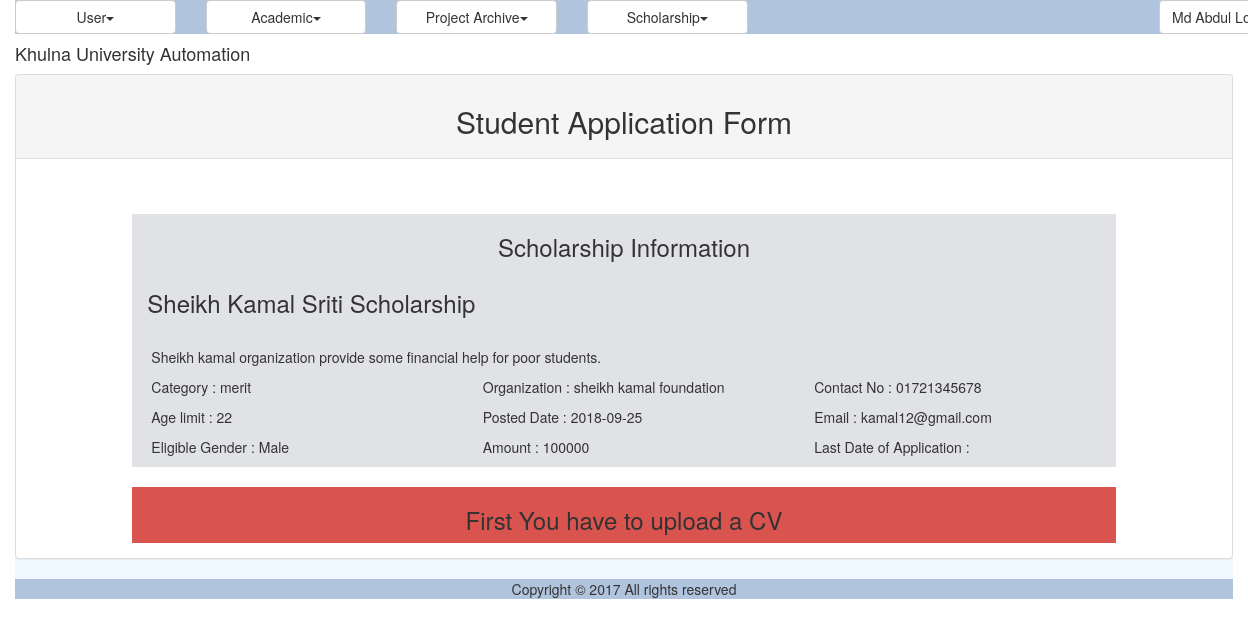
Page /view_scholarship.php?apply=7 (signed in) on the committed database.
### tables this page shows
CREATE TABLE IF NOT EXISTS `sms_scholarship` (
  `id` int(11) NOT NULL AUTO_INCREMENT,
  `title` varchar(70) DEFAULT NULL,
  `subTitle` varchar(1000) DEFAULT NULL,
  `category` varchar(45) DEFAULT NULL,
  `publishDate` date DEFAULT NULL,
  `organization` varchar(50) DEFAULT NULL,
  `gender` varchar(20) NOT NULL,
  `ageLimit` varchar(5) DEFAULT NULL,
  `email` varchar(20) DEFAULT NULL,
  `contact` varchar(20) DEFAULT NULL,
  `amount` varchar(10) DEFAULT NULL,
  `lastDate` date DEFAULT NULL,
  `status` varchar(20) DEFAULT NULL,
  `isDeleted` varchar(10) DEFAULT NULL,
  PRIMARY KEY (`id`)
);

### util/class.util.inc (called while the page is built, shortened)
<?php
class ConfigUtil implements I_DBConfig, I_LogConfig, I_LanguageConfig{
	public static $s_instance;
	private $_host;
	private $_username;
	private $_password;
	private $_database;
	public static function getInstance() {
		if(!self::$s_instance) {
			self::$s_instance = new self();
		}
		return self::$s_instance;
	}
	private function readConfig(){
		$this->_ini_array = parse_ini_file(CONFIG.'system.ini');
		$this->_host =	$this->_ini_array['db_host'];
		$this->_username = $this->_ini_array['db_username'];
		$this->_password = $this->_ini_array['db_password'];
		$this->_database = $this->_ini_array['db_database'];
	}
	public function getDBHost(){
		return $this->_host;
	}
	public function getDBUserName(){
		return $this->_username;
	}
	public function getDBPassword(){
		return $this->_password;
	}
	public function getDBName(){
		return $this->_database;
	}
}
class DBUtil implements I_DBUtil {
	private static $s_instance;
	private $_host;
	private $_username;
	private $_password;
	private $_database;
	protected $_connection;
	protected $_result;
	public static function getInstance() {
		if(!self::$s_instance) {
			self::$s_instance = new self();
		}
		return self::$s_instance;
	}
	private function readDBConfig(){
		$_config = ConfigUtil::getInstance();
		$this->_host = $_config->getDBHost();
		$this->_username = $_config->getDBUserName();
		$this->_password = $_config->getDBPassword();
		$this->_database = $_config->getDBName();
	}
	private function setConnection(){
		$this->_connection = new mysqli($this->_host, $this->_username,
			$this->_password, $this->_database);
	}
	public function doQuery($sql) {
		$this->_result = $this->_connection->query($sql) or die(mysqli_error($this->_connection));
		return $this->_result;
	}
	public function getTopRow() {
		return $this->_result->fetch_array();
	}
}
class LogUtil{
	private static $s_instance;
	public static function getInstance(){
		if(!self::$s_instance) {
			self::$s_instance = new self();
		}
		return self::$s_instance;
	}
}
class LangUtil{
	private static $s_instance;
	public static function getInstance() {
		if(!self::$s_instance) {
			self::$s_instance = new self();
		}
		return self::$s_instance;
	}
}
?>

### modules/scholarship/ui/blade/view.display_scholarship.blade.inc (called while the page is built, shortened)
<?php
include_once UTILITY.'class.util.inc';
include_once MODULES_SCHOLARSHIP.'bao/class.display_scholarship_bao.inc';
$_ScholarshipBAO = new ScholarshipBAO();
if(isset($_GET['apply'])){
		$Scholarship = new Scholarship();
		$Scholarship->setID($_GET['apply']);
		$globalScholarship = $_ScholarshipBAO->readScholarship($Scholarship)->getResultObject();
		$flag=false;
}
?>

### modules/scholarship/bao/class.display_scholarship_bao.inc (called while the page is built, shortened)
<?php
include_once UTILITY.'class.util.inc';
include_once MODULES_SCHOLARSHIP.'dao/class.display_scholarship_dao.inc';
Class ScholarshipBAO{
	private $_ScholarshipDAO;
	public function __construct(){
		$this->_ScholarshipDAO = new ScholarshipDAO();
	}
	public function readScholarship($Scholarship){
		$Result = $this->_ScholarshipDAO->readScholarship($Scholarship);
		return $Result;
	}
}
?>

### common/class.common.scholarship.inc (called while the page is built, shortened)
<?php
class Scholarship{
    private $_ID;
    private $_Title;
    private $_Subtitle;
    private $_Category;
    private $_PublishDate;
    private $_Organization;
    private $_Gender;
    private $_AgeLimit;
    private $_Email;
    private $_ContactNumber;
    private $_ScholarshipAmount;
    public function setID ( $ID ) {
        $this->_ID = $ID;
    }
    public function getID () {
        return $this->_ID;
    }
    public function setTitle( $Title ) {
        $this->_Title = $Title;
    }
    public function getTitle() {
        return $this->_Title;
    }
    public function setSubtitle ( $Subtitle ) {
        $this->_Subtitle = $Subtitle;
    }
    public function getSubtitle () {
        return $this->_Subtitle;
    }
    public function setCategory( $Category ) {
        $this->_Category = $Category;
    }
    public function getCategory () {
        return $this->_Category;
    }
    public function setPublishDate ( $PublishDate ) {
        $this->_PublishDate = $PublishDate;
    }
    public function getPublishDate () {
        return $this->_PublishDate;
    }
    public function setOrganization ( $Organization ) {
        $this->_Organization = $Organization;
    }
    public function getOrganization () {
        return $this->_Organization;
    }
    public function setGender ( $Gender ) {
        $this->_Gender = $Gender;
    }
    public function getGender () {
        return $this->_Gender;
    }
    public function setAgeLimit( $AgeLimit ) {
        $this->_AgeLimit = $AgeLimit;
    }
    public function getAgeLimit() {
        return $this->_AgeLimit;
    }
    public function setEmail ( $Email ) {
        $this->_Email = $Email;
    }
    public function getEmail () {
        return $this->_Email;
    }
    public function setContactNumber ( $ContactNumber ) {
        $this->_ContactNumber = $ContactNumber;
    }
    public function getContactNumber () {
        return $this->_ContactNumber;
    }
    public function setScholarshipAmount ( $ScholarshipAmount ) {
        $this->_ScholarshipAmount = $ScholarshipAmount;
    }
    public function getScholarshipAmount () {
        return $this->_ScholarshipAmount;
    }
}
?>

### modules/scholarship/dao/class.display_scholarship_dao.inc (called while the page is built, shortened)
<?php
include_once COMMON.'class.common.inc';
include_once UTILITY.'class.util.inc';
include_once COMMON.'class.common.scholarship.inc';
Class ScholarshipDAO{
	private $_DB;
	public function __construct(){
		$this->_DB = DBUtil::getInstance();
	}
	public function readScholarship($Scholarship){
		$SQL = "SELECT * from sms_scholarship where id ='".$Scholarship->getID()."'";
		$this->_DB->doQuery($SQL);
		$row = $this->_DB->getTopRow();
		$this->_Scholarship = new Scholarship();
		$this->_Scholarship->setID ( $row['id']);
	    $this->_Scholarship->setTitle ( $row['title']);
	    $this->_Scholarship->setSubtitle ( $row['subTitle'] );
	    $this->_Scholarship->setCategory ( $row['category'] );
	    $this->_Scholarship->setOrganization ( $row['organization'] );
	    $this->_Scholarship->setPublishDate ( $row['publishDate'] );
	    $this->_Scholarship->setGender( $row['gender'] );
	    $this->_Scholarship->setAgeLimit( $row['ageLimit'] );
	    $this->_Scholarship->setEmail( $row['email'] );
	    $this->_Scholarship->setContactNumber( $row['contact'] );
	    $this->_Scholarship->setScholarshipAmount( $row['amount'] );
	    $this->_Scholarship->setLastDateOfApplication( $row['lastDate'] );
	    $Result = new Result();
		$Result->setIsSuccess(1);
		$Result->setResultObject($this->_Scholarship);
		return $Result;
	}
}
?>

### common/class.common.inc (called while the page is built, shortened)
<?php
class Result{
    private $_IsSuccess=0;
    private $_ResultObject;
    public function setIsSuccess($IsSuccess){
        $this->_IsSuccess = $IsSuccess;
    }
    public function getIsSuccess(){
        return $this->_IsSuccess;
    }
    public function setResultObject($ResultObject){
        $this->_ResultObject = $ResultObject;
    }
    public function getResultObject(){
        return $this->_ResultObject;
    }
}
?>

### modules/scholarship/ui/view.display_scholarship.inc (the view, shortened to what this page needs)
<?php
include_once 'blade/view.display_scholarship.blade.inc';
include_once COMMON.'class.common.inc';
?>
<?php
if(isset($_GET['apply'])){
?>
<div class="panel panel-default">
    <div class="panel-heading " style="text-align: center;" ><h2>Student Application Form</h2></div>
    <div class="panel-body">
    	<div class="row">
    		<div class="col-sm-1"></div>
    		<div class="col-sm-10">
    			<br><br>
    			<div class="container-fluid" style="background-color:#E1E2E6;">
    				<div class="row" style="text-align: center;"><h3>Scholarship Information</h3></div>
    				<div class="row">
    					<div class="col-sm-10">
    						<h3><?php echo $globalScholarship->getTitle(); ?></h3>
    					</div>
    				</div>
					  <br>
					  <div class="row" id="attribute">
					      <p><?php echo $globalScholarship->getSubtitle(); ?></p>
					  </div>
					  <div class="row">
					      <div class="row" id="attribute">
							    <div class="col-sm-4">
							      <p>Category : <?php echo $globalScholarship->getCategory(); ?></p>
							    </div>
							    <div class="col-sm-4">
							      <p>Organization : <?php echo $globalScholarship->getOrganization(); ?></p>
							    </div>
							    <div class="col-sm-4">
							      <p>Contact No : <?php echo $globalScholarship->getContactNumber(); ?></p>
							    </div>
							  </div>
					  </div>
					  <div class="row">
					      <div class="row" id="attribute">
							     <div class="col-sm-4">
							      <p>Age limit : <?php echo $globalScholarship->getAgeLimit(); ?></p>
							    </div>
							    <div class="col-sm-4">
							      <p>Posted Date : <?php echo $globalScholarship->getPublishDate(); ?></p>
							    </div>
							    <div class="col-sm-4">
							      <p>Email : <?php echo $globalScholarship->getEmail(); ?></p>
							    </div>
							  </div>
					  </div>
					  <div class="row">
					      <div class="row" id="attribute">
							    <div class="col-sm-4">
							      <p>Eligible Gender : <?php echo $globalScholarship->getGender(); ?></p>
							    </div>
							     <div class="col-sm-4">
							      <p>Amount : <?php echo $globalScholarship->getScholarshipAmount(); ?></p>
							    </div>
							    <div class="col-sm-4">
							      <p>Last Date of Application : <?php echo $Scholarship->getLastDateOfApplication(); ?></p>
							    </div>
					    </div>
					  </div>
				</div>
    			<br>
    			<?php
				if($flag == true){
				?>
    			<div class="container-fluid" style="background-color:#A2DA93;">
    				<div class="row" style="text-align: center;"><h3>Applicant Information</h3></div>
    				<div class="row">
    					<div class="col-sm-10">
    						<h4>Student ID : <?php echo $userPositions->getUniversityID(); ?></h4>
    						<h4>Student Name : <?php echo $userPositions->getFirstName()." ".$userPositions->getMiddleName()." ".$userPositions->getLastName(); ?></h4>
    					</div>
    				</div>
					  <br>
					  <div class="row">
					      <div class="row" id="attribute">
							    <div class="col-sm-4">
							      <p>Discipline : <?php echo $userPositions->getDiscipline()->getName(); ?></p>
							    </div>
							    <div class="col-sm-4">
							      <p>Email : <?php echo $userPositions->getEmail(); ?></p>
							    </div>
							    <div class="col-sm-4">
							      <p>Father's Name : <?php echo $userDetails->getFatherName(); ?></p>
							    </div>
							  </div>
					  </div>
					  <div class="row">
					      <div class="row" id="attribute">
							     <div class="col-sm-4">
							      <p>Mother's Name : <?php echo $userDetails->getMotherName(); ?></p>
							    </div>
							    <div class="col-sm-4">
							      <p>Permanent Address : <?php echo $userDetails->getPermanentAddress(); ?></p>
							    </div>
							    <div class="col-sm-4">
							      <p>Present Address : <?php echo $userDetails->getCurrentAddress(); ?></p>
							    </div>
							  </div>
					  </div>
					  <div class="row">
					      <div class="row" id="attribute">
							    <div class="col-sm-4">
							      <p>Parent's Contact No : <?php echo $userDetails->getMobilePhone(); ?></p>
							    </div>
							     <div class="col-sm-4">
							      <p>Age : <?php echo $globalStudent->getAge(); ?></p>
							    </div>
							    <div class="col-sm-4">
							      <p>Father's Proffession : <?php echo $globalStudent->getFatherProf(); ?></p>
							    </div>
					    </div>
					  </div>
					  <div class="row">
					      <div class="row" id="attribute">
							    <div class="col-sm-4">
							      <p>Yearly Income : <?php echo $globalStudent->getIncome(); ?></p>
							    </div>
							     <div class="col-sm-4">
							      <p>Siblings : <?php $globalStudent->getSibling(); ?></p>
							    </div>
							    <div class="col-sm-4">
							      <p>Mother's Proffession : <?php echo $globalStudent->getMotherProf(); ?></p>
							    </div>
					    </div>
					  </div>
					  <div class="row">
					      <div class="row" id="attribute">
							    <div class="col-sm-4">
							      <p>Reason For Apply : <?php echo $globalStudent->getReason(); ?></p>
							    </div>
							     <div class="col-sm-4">
							      <p>Cocurricular Activity : <?php echo $globalStudent->getCocurricular(); ?></p>
							    </div>
							    <div class="col-sm-4">
							      <p>Quota : <?php echo $globalStudent->getQuota();  ?></p>
							    </div>
					    </div>
					  </div>
					  <div class="row">
					      <div class="row" id="attribute">
							    <div class="col-sm-4">
							      <p>Year-Term : <?php echo $globalStudent->getCurrentTerm(); ?></p>
							    </div>
							     <div class="col-sm-4">
							      <p>Average CGPA : <?php $globalStudent->getCgpa(); ?></p>
							    </div>
							    <div class="col-sm-4">
							      <p>Document : <?php echo $globalStudent->getMotherProf(); ?></p>
							    </div>
					    </div>
					  </div>
				</div>
				<div id="form">
				<form method="post" class="form-horizontal">
				        <div class="form-group">
			              <div class="col-sm-offset-2 col-sm-10">
								<?php
								if(isset($_GET['edit']))
								{
									?>
									<button type="submit" name="update">update</button>
									<?php
								}
								else
								{
									?>
									<button type="submit" name="save">SUBMIT</button>
									<?php
								}
								?>
							</div>
						</div>
				</form>
				</div>
				<?php
				}
				else{
				?>
				<div class="container-fluid" style="background-color:#D9534F;">
    				<div class="row" style="text-align: center;"><h3>First You have to upload a CV</h3></div>
    			</div>
				<?php
				}
				?>
			</div>
    		<div class="col-sm-1"></div>
    	</div>
	</div>
</div>
<?php
}
?>

### resources/css/style.css (style rules this page uses)
.container-fluid { padding-left: 15px; padding-right: 15px; }

### modules/scholarship/ui/view.display_scholarship.inc (style rules this page uses)
#attribute { margin-left: 4px; }

### rows in the picture
sms_scholarship: title "Sheikh Kamal Sriti Scholarship", subTitle "Sheikh kamal organization provide some financial help for poor students.", category "merit", organization "sheikh kamal foundation", contact "01721345678", ageLimit "22", publishDate "2018-09-25", email "kamal12@gmail.com", gender "Male", amount "100000"

### other values in the picture
$globalMenu[$i]->getTitle() "User Academic Project Archive Scholarship"
$CurrentUser->getFullName() "Md Abdul…"
